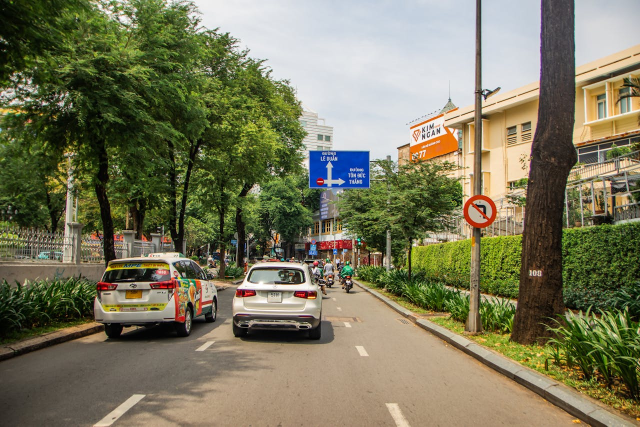
#> input picture M2 - Visionary AI I/L3 - Image Annotations/example_medium.jpg, 1280 x 853 px, found by its file name (shown at 1/2 size)
$ python activity1.py
#> lines starting #> are read from the running program, lines starting #| are printed output that depends on the picture
import cv2
import matplotlib.pyplot as plt

COLOR_WHITE = (255, 255, 255)
COLOR_PURPLE = (128, 0, 128)
COLOR_YELLOW = (255, 255, 0)
COLOR_CYAN = (0, 255, 255)
COLOR_SKYBLUE = (135, 206, 235)
COLOR_ORANGE = (255, 140, 0)

image_path = "M2 - Visionary AI I/L3 - Image Annotations/example_medium.jpg"

# Reads the image from the specified path
image = cv2.imread(image_path)
#> image is the input picture: shape (853, 1280, 3); mean B, G, R 92.5, 120, 122.3

# Convert the image from OpenCV’s default BGR format to RGB for accurate color display with matplotlib.
image_rgb = cv2.cvtColor(image, cv2.COLOR_BGR2RGB)

# Retrieves the dimensions of the image.
height, width, _ = image_rgb.shape
#> height = 853; width = 1280


# _____________________________________________________________________________________
# TASK 1 : DRAW A RECTANGLE IN THE TOP-LEFT CORNER OF THE IMAGE
# Specifies the width and height of the rectangle.

rect1_width, rect1_height = 150, 150

# Fixed 20 pixels padding from top-left
top_left1 = (20, 20)

# Calculates the bottom-right corner coordinates based on the width and height.
bottom_right1 = (top_left1[0] + rect1_width, top_left1[1] + rect1_height)

# Draw a Yellow-bordered rectangle - color is in BGR format
cv2.rectangle(image_rgb, top_left1, bottom_right1, COLOR_YELLOW, 3)


# _____________________________________________________________________________________
# TASK 2 : DRAW A RECTANGLE IN THE BOTTOM-RIGHT CORNER OF THE IMAGE

rect2_width, rect2_height = 200, 150

top_left2 = (width - rect2_width - 20, height - rect2_height - 20)
#> top_left2 = (1060, 683)

bottom_right2 = (top_left2[0] + rect2_width, top_left2[1] + rect2_height)
#> bottom_right2 = (1260, 833)

# Draw a Magenta-bordered rectangle
cv2.rectangle(image_rgb, top_left2, bottom_right2, COLOR_PURPLE, 3)


# _____________________________________________________________________________________
# TASK 3 : DRAW FILLED-IN CIRCLES IN THE CENTERS OF THE ABOVE RECTANGLES

# Calculate center 1 for the 1st circle
center1_x = top_left1[0] + rect1_width // 2
center1_y = top_left1[1] + rect1_height // 2

# Draw a filled Green cicle
cv2.circle(image_rgb, (center1_x, center1_y), 15, COLOR_ORANGE, -1)

# Calculate center 1 for the 1st circle
center2_x = top_left2[0] + rect2_width // 2
#> center2_x = 1160
center2_y = top_left2[1] + rect2_height // 2
#> center2_y = 758

# Draw a filled Green cicle
cv2.circle(image_rgb, (center2_x, center2_y), 15, COLOR_PURPLE, -1)


# _____________________________________________________________________________________
# TASK 4: DRAW A LINE CONNECTING THE 2 CENTERS

cv2.line(image_rgb, (center1_x, center1_y), (center2_x, center2_y), COLOR_CYAN, 3)


# _____________________________________________________________________________________
# TASK 5: DRAW A LINE CONNECTING THE 2 CENTERS
# Label the rectangles and centers with descriptive text.
# Position text just above the rectangle for visibility.

font = cv2.FONT_HERSHEY_SIMPLEX

cv2.putText(image_rgb, "Region 1", (top_left1[0], top_left1[1] + rect1_height + 30), font, 0.7, COLOR_WHITE, 2, cv2.LINE_AA)
cv2.putText(image_rgb, "Region 2", (top_left2[0], top_left2[1] - 10), font, 0.7, COLOR_WHITE, 2, cv2.LINE_AA)
cv2.putText(image_rgb, "Center 1", (center1_x - 40, center1_y + 40), font, 0.6, COLOR_ORANGE, 2, cv2.LINE_AA)
cv2.putText(image_rgb, "Center 2", (center2_x - 40, center2_y + 40), font, 0.6, COLOR_PURPLE, 2, cv2.LINE_AA)


# _____________________________________________________________________________________
# TASK 6: DRAW A BI-DIRECTIONAL ARROW (2 ARROWED LINES) TO MARK THE HEIGHT OF THE IMAGE

# Draw bi-directional arrows
arrow_start = (width - 50, 20) # Start near the top right
#> arrow_start = (1230, 20)
arrow_end = (width - 50, height - 20) # End near the bottom right
#> arrow_end = (1230, 833)

cv2.arrowedLine(image_rgb, arrow_end, arrow_start, COLOR_YELLOW, 3, tipLength=0.05)
cv2.arrowedLine(image_rgb, arrow_start, arrow_end, COLOR_YELLOW, 3, tipLength=0.05)
#> image_rgb: shape (853, 1280, 3); mean R, G, B 123.4, 121.9, 93.8


# _____________________________________________________________________________________
# TASK 7: ADD TEXT TO THE LINE WITH DYNAMIC TEXT SHOWING HEIGHT OF IMAGE

height_label_position  = (arrow_start[0] - 150, (arrow_start[1] + arrow_end[1]) // 2)
#> height_label_position = (1080, 426)
cv2.putText(image_rgb, f"Height: {height}px", height_label_position, font, 0.8, COLOR_YELLOW, 2, cv2.LINE_AA)
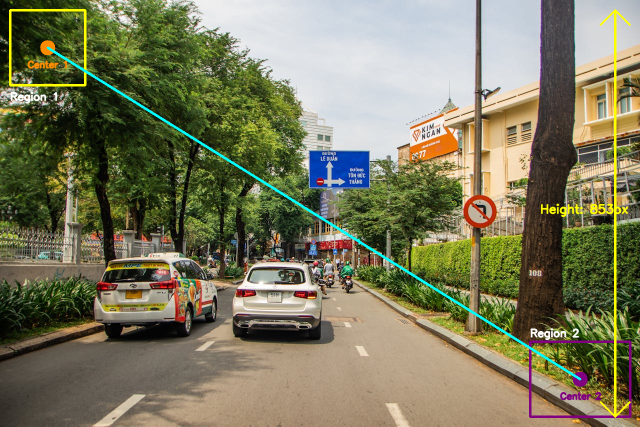
#> image_rgb: shape (853, 1280, 3) (shown at 1/2 size); mean R, G, B 123.6, 122.1, 93.8

# cv2.imshow("bgr-image in BGR-color-space", image_rgb)
# cv2.waitKey(0)
# cv2.destroyAllWindows()

plt.imshow(image_rgb)
plt.title("Annotated image with regions, centers, bi-directional arrow")
plt.axis("off")
plt.show()
